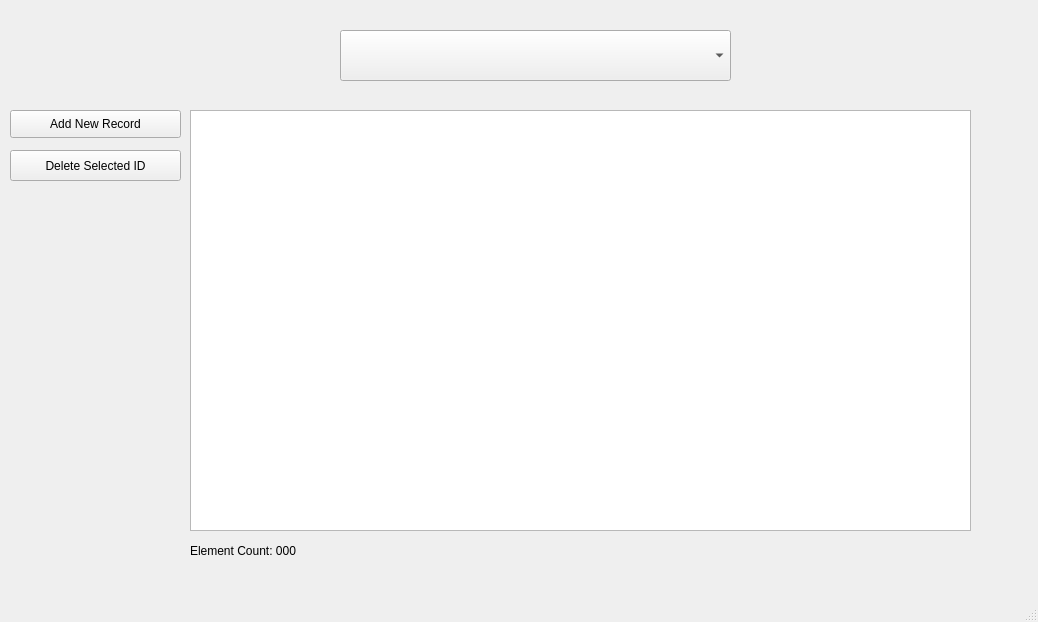
<?xml version="1.0" encoding="UTF-8"?>
<ui version="4.0">
 <class>MainWindow</class>
 <widget class="QMainWindow" name="MainWindow">
  <property name="geometry">
   <rect>
    <x>0</x>
    <y>0</y>
    <width>1038</width>
    <height>622</height>
   </rect>
  </property>
  <property name="windowTitle">
   <string>Hospital Management System</string>
  </property>
  <widget class="QWidget" name="centralwidget">
   <widget class="QPushButton" name="AddRecordButton">
    <property name="geometry">
     <rect>
      <x>10</x>
      <y>110</y>
      <width>171</width>
      <height>28</height>
     </rect>
    </property>
    <property name="text">
     <string>Add New Record</string>
    </property>
   </widget>
   <widget class="QTableWidget" name="Table">
    <property name="geometry">
     <rect>
      <x>190</x>
      <y>110</y>
      <width>781</width>
      <height>421</height>
     </rect>
    </property>
    <attribute name="verticalHeaderVisible">
     <bool>false</bool>
    </attribute>
   </widget>
   <widget class="QPushButton" name="DeleteSelectedRow">
    <property name="geometry">
     <rect>
      <x>10</x>
      <y>150</y>
      <width>171</width>
      <height>31</height>
     </rect>
    </property>
    <property name="text">
     <string>Delete Selected ID</string>
    </property>
   </widget>
   <widget class="QLabel" name="tableCount">
    <property name="geometry">
     <rect>
      <x>190</x>
      <y>540</y>
      <width>171</width>
      <height>22</height>
     </rect>
    </property>
    <property name="text">
     <string>Element Count: 000</string>
    </property>
   </widget>
   <widget class="QComboBox" name="PanelSelector">
    <property name="geometry">
     <rect>
      <x>340</x>
      <y>30</y>
      <width>391</width>
      <height>51</height>
     </rect>
    </property>
    <property name="font">
     <font>
      <weight>75</weight>
      <bold>true</bold>
     </font>
    </property>
    <property name="currentText">
     <string/>
    </property>
   </widget>
  </widget>
  <widget class="QMenuBar" name="menubar">
   <property name="geometry">
    <rect>
     <x>0</x>
     <y>0</y>
     <width>1038</width>
     <height>21</height>
    </rect>
   </property>
  </widget>
  <widget class="QStatusBar" name="statusbar"/>
 </widget>
 <resources/>
 <connections/>
</ui>
